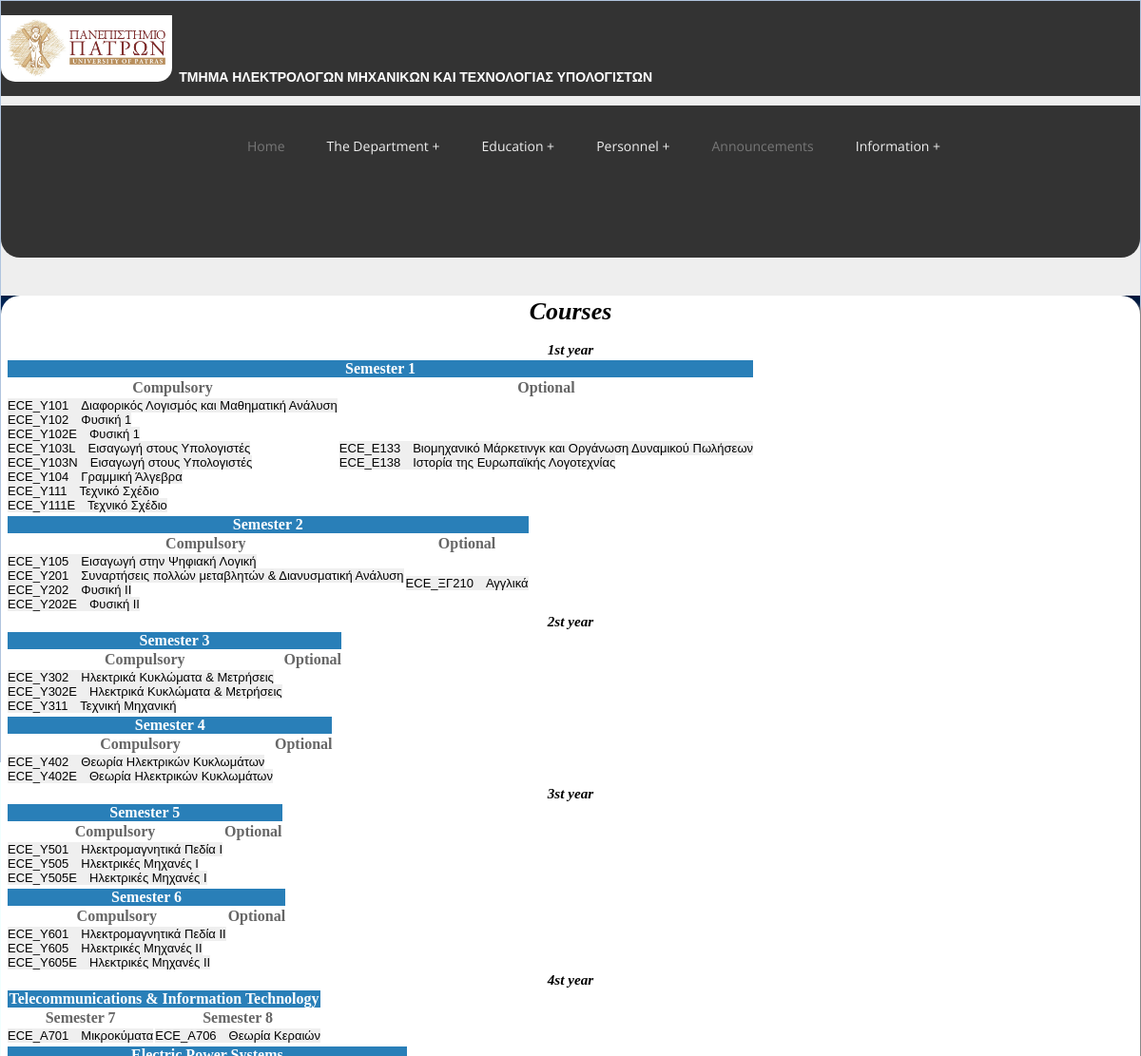
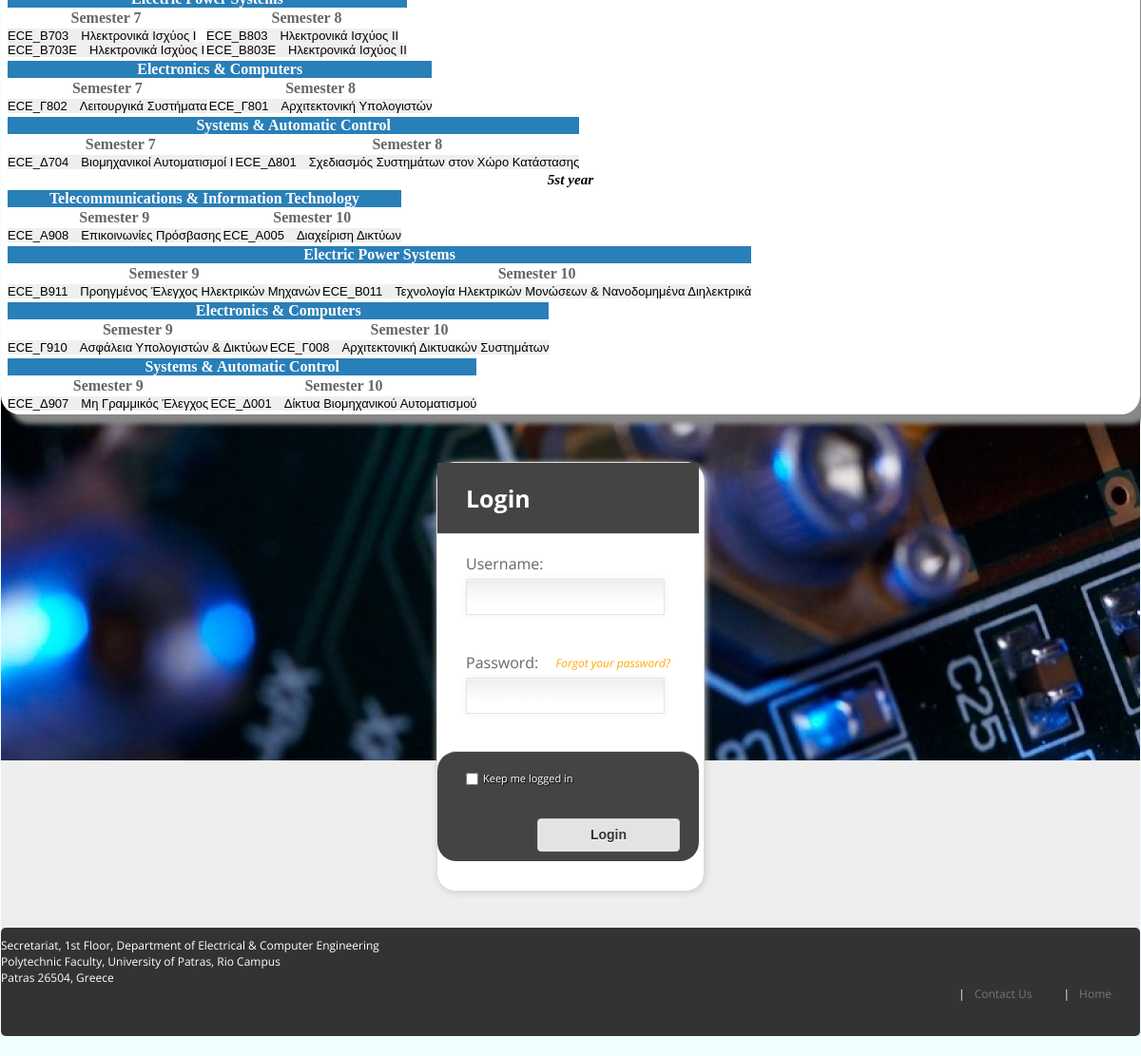
/courses.php, run on the app's committed database (2 pictures, top to bottom).
### tables this page shows
CREATE TABLE `Lessons` (
	`LessonID` varchar(10) NOT NULL  ,
	`Title` varchar(100) NOT NULL,
	`Description` varchar(10000) NOT NULL,
	`Type` varchar(100) NOT NULL,
	`Semester` int NOT NULL,
	`LevelOfStudies` varchar(100) NOT NULL,
	`OfficialWebsite` varchar(100),
	`EclassLink` varchar(100),
	`EudoxusLink` varchar(100),
	`EctsΔ` int NOT NULL,
	`EctsΑ` int NOT NULL,
	`EctsΕ` int NOT NULL,
	`Sector` varchar(100) NOT NULL,
	`SystemOfExamination` varchar(200) NOT NULL,
	`Curriculum` varchar(300) NOT NULL,
	PRIMARY KEY (`LessonID`)
);

### courses.php (the view, shortened to what this page needs)
<?php
$alert="";
$conn = new mysqli('localhost', 'root', '', 'mydepartment');
$list=" ";
$semester=1;
for($i=1;$i<4;$i++){
  $list.="<h3>".$i."st year</h3>";
  for($j=1;$j<3;$j++){
    $list.="
      <table class=\"table table-bordered table-hover\">
      <thead>
        <tr style=\"background-color:rgb(41,127,184);\";>
          <th colspan=2 style=\"text-align: center;\"><font color=\"#fff\">Semester ".$semester."</font></th>
          </tr>
          <tr>
          <th colspan=1>Compulsory</th>
          <th colspan=1>Optional</th>
          </tr>
          </thead>
          <tbody><tr><td>";
    $sql="SELECT LessonID,Title FROM lessons WHERE NOT Sector=\"Optional\"  AND Semester=".$semester;
    $result = $conn->query($sql);
    while($lesson = $result->fetch_assoc()){
      $list.="<button type=\"submit\" name=\"lesson_choose\" value=".$lesson['LessonID']."><font size=\"2px\">".$lesson['LessonID']."&emsp;".$lesson['Title']."</font></button><br>";
    }
    $list.="</td><td>";
    $sql="SELECT LessonID,Title FROM lessons WHERE Sector=\"Optional\"  AND Semester=".$semester;
    $result = $conn->query($sql);
    while($lesson = $result->fetch_assoc()){
      $list.="<button type=\"submit\" name=\"lesson_choose\" value=".$lesson['LessonID']."><font size=\"2px\">".$lesson['LessonID']."&emsp;".$lesson['Title']."</font></button><br>";
    }
    $list.="</td></tr>";
    $list.="</tbody></table>";
    $semester=$semester+1;
  }
}
$semester=7;
$sectors = array("Telecommunications & Information Technology", "Electric Power Systems", "Electronics & Computers","Systems & Automatic Control");
for($i=4;$i<6;$i++){
  $list.="<h3>".$i."st year</h3>";
  for($j=0;$j<4;$j++){
    $list.="
      <table class=\"table table-bordered table-hover\">
      <thead>
        <tr style=\"background-color:rgb(41,127,184);\";>
          <th colspan=2 style=\"text-align: center;\"><font color=\"#fff\">".$sectors[$j]."</font></th>
          </tr>
          <tr>
          <th colspan=1>Semester ".$semester."</th>
          <th colspan=1>Semester ".($semester+1)."</th>
          </tr>
          </thead>
          <tbody><tr><td>";
    $sql="SELECT LessonID,Title FROM lessons WHERE Sector=\"".$sectors[$j]."\"  AND Semester=".$semester;
    $result = $conn->query($sql);
    while($lesson = $result->fetch_assoc()){
      $list.="<button type=\"submit\" name=\"lesson_choose\" value=".$lesson['LessonID']."><font size=\"2px\">".$lesson['LessonID']."&emsp;".$lesson['Title']."</font></button><br>";
    }
    $list.="</td><td>";
    $semester=$semester+1;
    $sql="SELECT LessonID,Title FROM lessons WHERE Sector=\"".$sectors[$j]."\" AND Semester=".$semester;
    $result = $conn->query($sql);
    while($lesson = $result->fetch_assoc()){
      $list.="<button type=\"submit\" name=\"lesson_choose\" value=".$lesson['LessonID']."><font size=\"2px\">".$lesson['LessonID']."&emsp;".$lesson['Title']."</font></button><br>";
    }
    $list.="</td></tr>";
    $list.="</tbody></table>";
    $semester=$semester-1;
  }
  $semester=9;
}
if(isset($_SESSION['secretariat'])){
  $edit="<br>
      <h3>If you want to add a new lesson press here:</h3>
      <form action=\"add_new_lesson.php\" method=\"POST\">
        <button type=\"submit\" name=\"lesson_add\" class=\"add_new_button\">ADD NEW LESSON</button>
      </form>
  <br>";
}
else{
  $edit="";
}
$content="<div class=\"col-md-9\"><div id=\"content\">
  <h1>Courses</h1>
  ".$edit."
  <form action=\"lesson_show.php\" method=\"POST\">
  ".$alert."<br>
  ".$list."</form>
  </div></div>
  <div class=\"col-md-3\"><div id=\"side_bar\"></div></div>";
  include 'WebPageTemplate.php';
?>

### CSS/stylesheets.css (style rules this page uses)
* { border:0; margin:0; padding:0; }
html, input, textarea { background:#F0FFFF; border:solid 1px #B0C4DE; }
tr { border:0; margin:0; padding:0; }
#content { color: #000; text-decoration: none; font-style: italic; font-size: 13px; text-align: center; padding: 2px 5px; background: #fff; margin: 40px auto; top: -10px; font-family: "Droid serif", serif; border-radius: 20px; box-shadow: 10px 10px 5px #888888; }

### CSS/menu.css (style rules this page uses)
body { background-color: #eee; background-image: url(../Images/background.jpg); background-repeat: no-repeat; background-attachment: fixed; background-position: center; color: #666; font-family: 'Open Sans', sans-serif; font-size: 12px; margin:0px; padding:0px; }

### data on the page
lessons: LessonID "ECE_Y101", Title "Διαφορικός Λογισμός και Μαθηματική Ανάλυση"
lessons: LessonID "ECE_Y102", Title "Φυσική 1"
lessons: LessonID "ECE_Y102Ε", Title "Φυσική 1"
lessons: LessonID "ECE_Y103L", Title "Εισαγωγή στους Υπολογιστές"
lessons: LessonID "ECE_Y103N", Title "Εισαγωγή στους Υπολογιστές"
lessons: LessonID "ECE_Y104", Title "Γραμμική Άλγεβρα"
lessons: LessonID "ECE_Y111", Title "Τεχνικό Σχέδιο"
lessons: LessonID "ECE_Y111E", Title "Τεχνικό Σχέδιο"
lessons: LessonID "ECE_Ε133", Title "Βιομηχανικό Μάρκετινγκ και Οργάνωση Δυναμικού Πωλήσεων"
lessons: LessonID "ECE_Ε138", Title "Ιστορία της Ευρωπαϊκής Λογοτεχνίας"
lessons: LessonID "ECE_Y105", Title "Εισαγωγή στην Ψηφιακή Λογική"
lessons: LessonID "ECE_Y201", Title "Συναρτήσεις πολλών μεταβλητών & Διανυσματική Ανάλυση"
lessons: LessonID "ECE_Y202", Title "Φυσική ΙΙ"
lessons: LessonID "ECE_Y202E", Title "Φυσική ΙΙ"
lessons: LessonID "ECE_ΞΓ210", Title "Αγγλικά"
lessons: LessonID "ECE_Y302", Title "Ηλεκτρικά Κυκλώματα & Μετρήσεις"
lessons: LessonID "ECE_Y302E", Title "Ηλεκτρικά Κυκλώματα & Μετρήσεις"
lessons: LessonID "ECE_Y311", Title "Τεχνική Μηχανική"
lessons: LessonID "ECE_Y402", Title "Θεωρία Ηλεκτρικών Κυκλωμάτων"
lessons: LessonID "ECE_Y402E", Title "Θεωρία Ηλεκτρικών Κυκλωμάτων"
lessons: LessonID "ECE_Y501", Title "Ηλεκτρομαγνητικά Πεδία I"
lessons: LessonID "ECE_Y505", Title "Ηλεκτρικές Μηχανές I"
lessons: LessonID "ECE_Y505E", Title "Ηλεκτρικές Μηχανές I"
lessons: LessonID "ECE_Y601", Title "Ηλεκτρομαγνητικά Πεδία IΙ"
lessons: LessonID "ECE_Y605", Title "Ηλεκτρικές Μηχανές IΙ"
lessons: LessonID "ECE_Y605E", Title "Ηλεκτρικές Μηχανές IΙ"
lessons: LessonID "ECE_Α701", Title "Μικροκύματα"
lessons: LessonID "ECE_Α706", Title "Θεωρία Κεραιών"
lessons: LessonID "ECE_Β703", Title "Ηλεκτρονικά Ισχύος Ι"
lessons: LessonID "ECE_Β703E", Title "Ηλεκτρονικά Ισχύος Ι"
lessons: LessonID "ECE_Β803", Title "Ηλεκτρονικά Ισχύος ΙΙ"
lessons: LessonID "ECE_Β803E", Title "Ηλεκτρονικά Ισχύος ΙΙ"
lessons: LessonID "ECE_Γ802", Title "Λειτουργικά Συστήματα"
lessons: LessonID "ECE_Γ801", Title "Αρχιτεκτονική Υπολογιστών"
lessons: LessonID "ECE_Δ704", Title "Βιομηχανικοί Αυτοματισμοί Ι"
lessons: LessonID "ECE_Δ801", Title "Σχεδιασμός Συστημάτων στον Χώρο Κατάστασης"
lessons: LessonID "ECE_Α908", Title "Επικοινωνίες Πρόσβασης"
lessons: LessonID "ECE_Α005", Title "Διαχείριση Δικτύων"
lessons: LessonID "ECE_Β911", Title "Προηγμένος Έλεγχος Ηλεκτρικών Μηχανών"
lessons: LessonID "ECE_Β011", Title "Τεχνολογία Ηλεκτρικών Μονώσεων & Νανοδομημένα Διηλεκτρικά"
lessons: LessonID "ECE_Γ910", Title "Ασφάλεια Υπολογιστών & Δικτύων"
lessons: LessonID "ECE_Γ008", Title "Αρχιτεκτονική Δικτυακών Συστημάτων"
lessons: LessonID "ECE_Δ907", Title "Μη Γραμμικός Έλεγχος"
lessons: LessonID "ECE_Δ001", Title "Δίκτυα Βιομηχανικού Αυτοματισμού"

### other printed values
$sectors[$j] "Telecommunications & Information Technology"
$sectors[$j] "Electric Power Systems"
$sectors[$j] "Electronics & Computers"
$sectors[$j] "Systems & Automatic Control"
